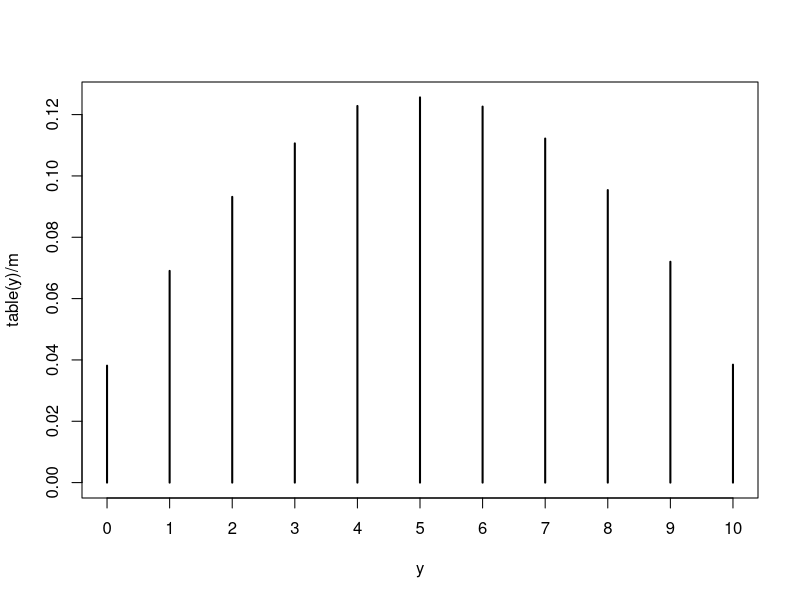

This figure's R source:
#SIMULATING from a heirarchical model

#simulate a binomial trial with sucess probability phi

#1 simulate phi_i from Beta(2,2) prior
#2 simulate y_i from Binom(10,phi_i) from binomial distribution with 10 trials and sucess probability phi_i

m=1e5
m
y=numeric(m)
phi=numeric(m)

for (i in 1:m){
  phi[i]=rbeta(1,shape1 = 2,shape2 = 2)
  y[i]=rbinom(1,size=10,prob = phi[i])
}

#same simulation from vectorised code


phi=rbeta(m,shape1 = 2,shape2 = 2)
y=rbinom(m,size = 10,prob = phi)

#marginal distribution for y can be done with just condireing the y distribution

table(y)#how often each values of y are drawn
table(y)/m#approximation of the probabilities
plot(table(y)/m)#marginal distribution of y

mean(y)#mean of marginalised distribution
